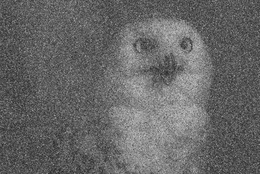
%> input picture images/owl_salt&pepper.jpeg, 260 x 174 px, shrunk from 1024 x 684 before the run
$ octave Median_Filter.m   (GNU Octave 9; MATLAB toolbox functions it lacks are replaced by stand-ins)
%> lines starting %> are read from the running program, lines starting %| are printed output that depends on the picture
clc;
close all;

input_image = imread ("images/owl_salt&pepper.jpeg");
%> input_image is the input picture: size 174x260x3 uint8; min 31, max 196, mean 102.8
input_image = imresize(im2gray(input_image), 1.5);
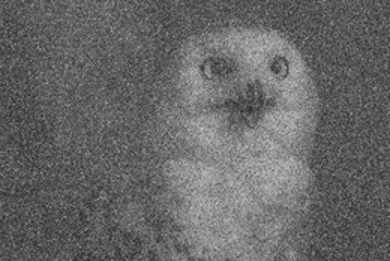
%> input_image: size 261x390 uint8; min 35, max 197, mean 102.8

n = input("Enter kernel size ");
%> the answer given: 3

padsize = floor(n/2);
input_image = padarray(input_image, [padsize padsize], 'replicate');
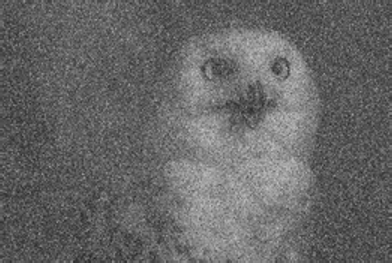
%> input_image: size 263x392 uint8; min 35, max 197, mean 102.6
[M, N] = size(input_image);
%> M = 263; N = 392


output_image = input_image;
for i = 1:M-n+1
    for j = 1:N-n+1
        arr = input_image(i:i+n-1, j:j+n-1);
        sorted_arr = sort(arr(:));
        output_image(i+padsize,j+padsize) = sorted_arr(round(n^2 /2));
    end
end
figure;
subplot (2,2,1);
imshow(input_image); title('Input Image');

subplot (2,2,3);
plot(imhist(input_image)); ylabel('Frequency'); xlabel('Intensity'); title('Input Image Histogram');

subplot (2,2,2);
imshow(output_image); title('Filtered (Output) Image')

subplot (2,2,4);
plot(imhist(output_image)); ylabel('Frequency'); xlabel('Intensity'); title('Filtered (Output) Image Histogram');


sgtitle('Median Filter');
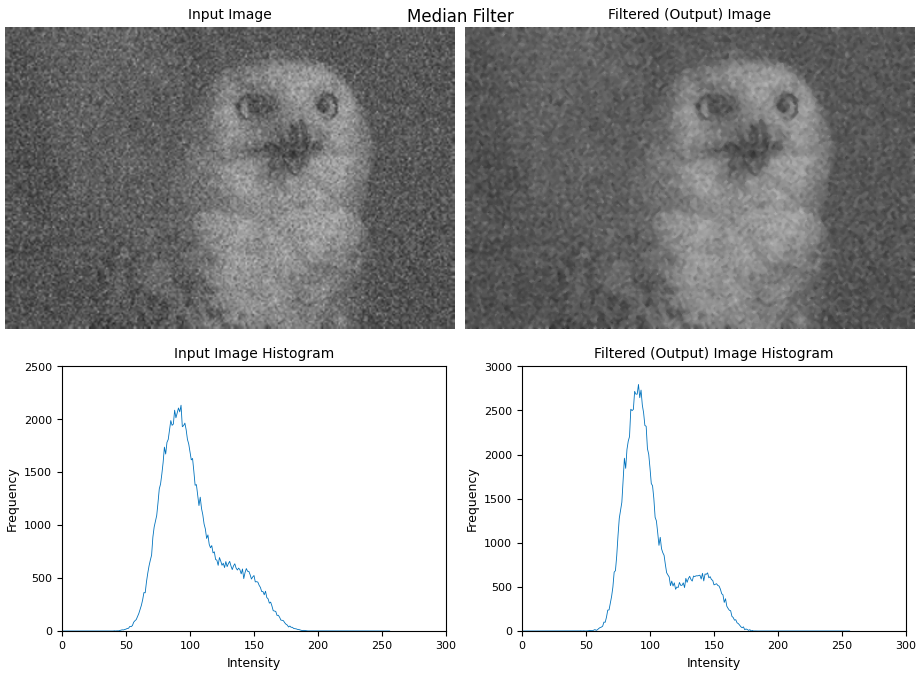
%> figure redrawn from the program's plot data, 4 panels
